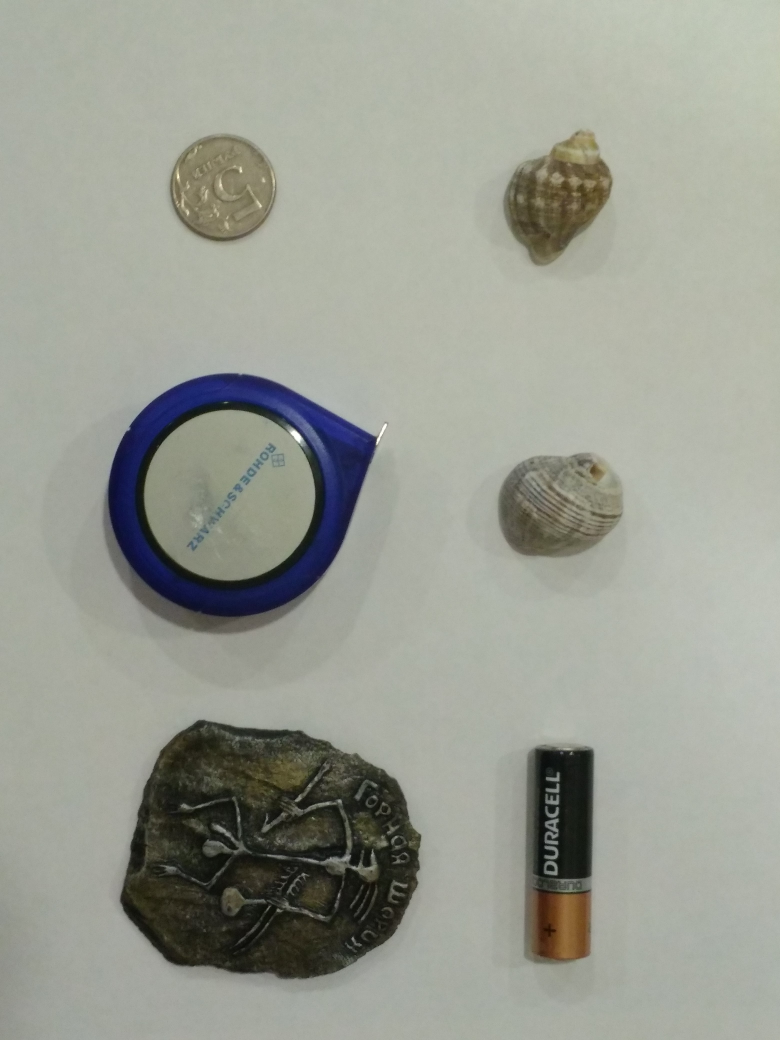
#> input picture pencils/images/img (1).jpg, 3120 x 4160 px (shown at 1/4 size); its folder holds only this picture in this run
$ python main.py
#> lines starting #> are read from the running program, lines starting #| are printed output that depends on the picture; after the words box and inside, x2 and y2 are one past the last pixel; in counts of white or black regions, pixels touching at a corner belong together
#> further down, img is the input picture: shape (4160, 3120, 3); mean B, G, R 146.8, 157.2, 154.3
import numpy as np
from skimage.measure import regionprops
import cv2
from skimage.morphology import label

def count_pencils(image):

    hsv = cv2.cvtColor(image, cv2.COLOR_BGR2HSV)
#> hsv: shape (4160, 3120, 3); mean H, S, V 41, 27.6, 158.9

    lower = np.array([0,  80,  60], dtype=np.uint8)
    upper = np.array([120,255,200], dtype=np.uint8)
    mask = cv2.inRange(hsv, lower, upper)
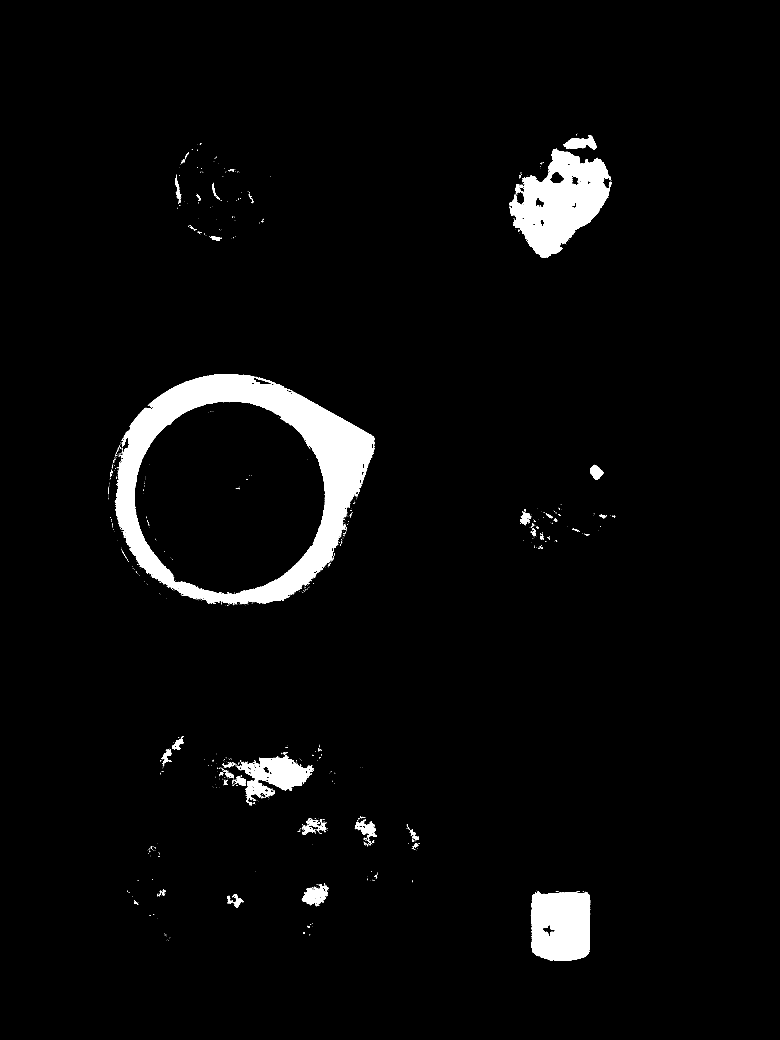
#> mask: shape (4160, 3120) (shown at 1/4 size); 3.6% white; 975 white regions (882 under 20 px), largest, box (x1, y1, x2, y2) and area: (460, 1496, 1500, 2418) 256676, (2036, 594, 2446, 1031) 96761, (2123, 3564, 2361, 3844) 59264

    mask = cv2.morphologyEx(mask, cv2.MORPH_CLOSE, np.ones((10,10)), iterations=2)
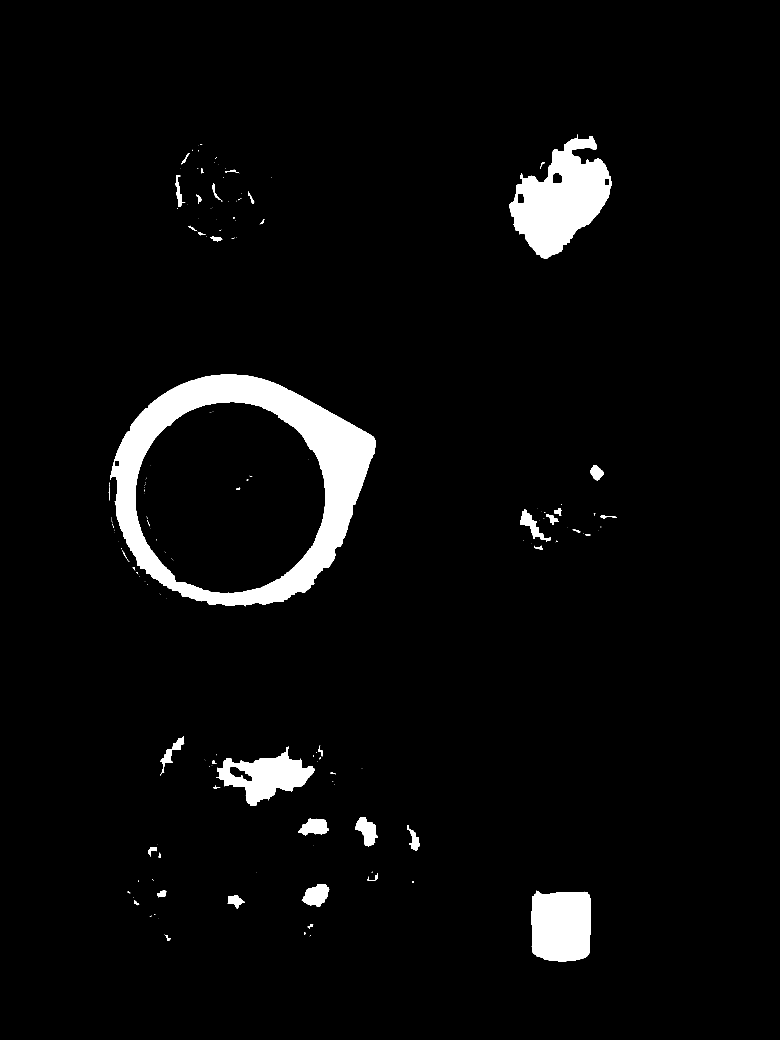
#> mask: shape (4160, 3120) (shown at 1/4 size); 4.1% white; 189 white regions (138 under 20 px)
    labeled = label(mask)
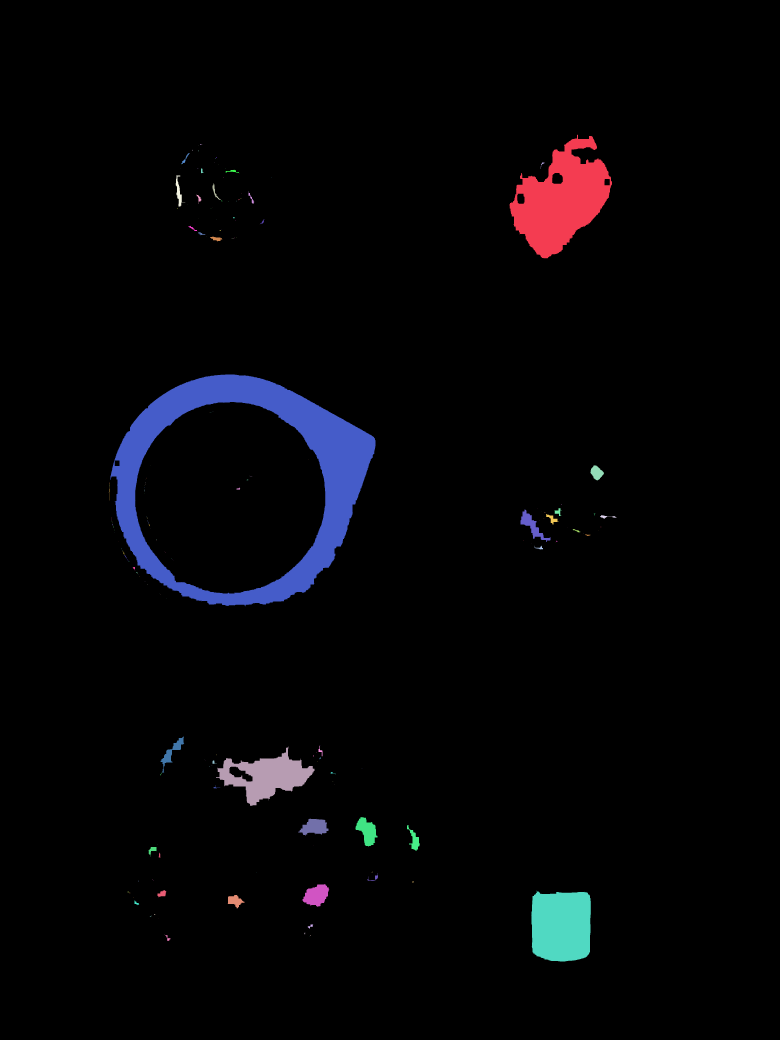
#> labeled: shape (4160, 3120) int64 (shown at 1/4 size); 190 distinct labels, from 0 to 189; one colour per label, 0 black
    regions = regionprops(labeled)
#> regions = 189 regions; largest, box (x1, y1, x2, y2) and area: (441, 1498, 1502, 2426) 276033, (2038, 537, 2448, 1033) 109000, (2125, 3562, 2363, 3846) 61497, (864, 2985, 1258, 3223) 41251, (1207, 3536, 1318, 3627) 6381

    count = 0
    for region in regions:

        if region.area < 130000 or region.eccentricity < 0.995:
            continue
        count += 1
#> after the loop, count = 0

    return count, mask


total = 0
for i in range(1,13):
    img = cv2.imread(f'./images/img ({i}).jpg')
    c, mask = count_pencils(img)
#> c = 0
    print(f'Image {i}: {c} pencils')
#| Image 1: 0 pencils
    total += c
#> total = 0
#> (the run stopped early here; a loop or call above may not have finished)
